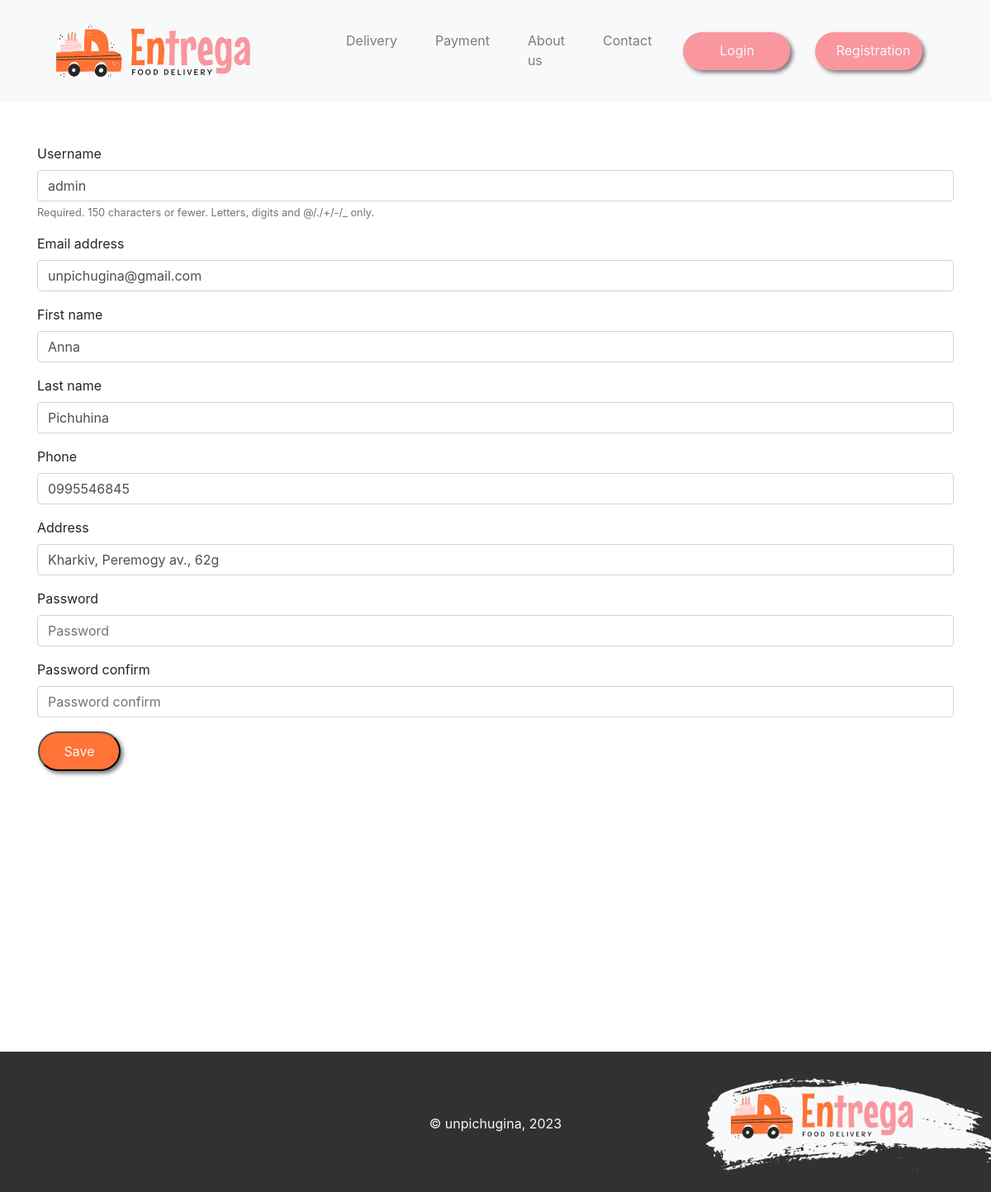
The app's page /profile/1/edit/, older data.
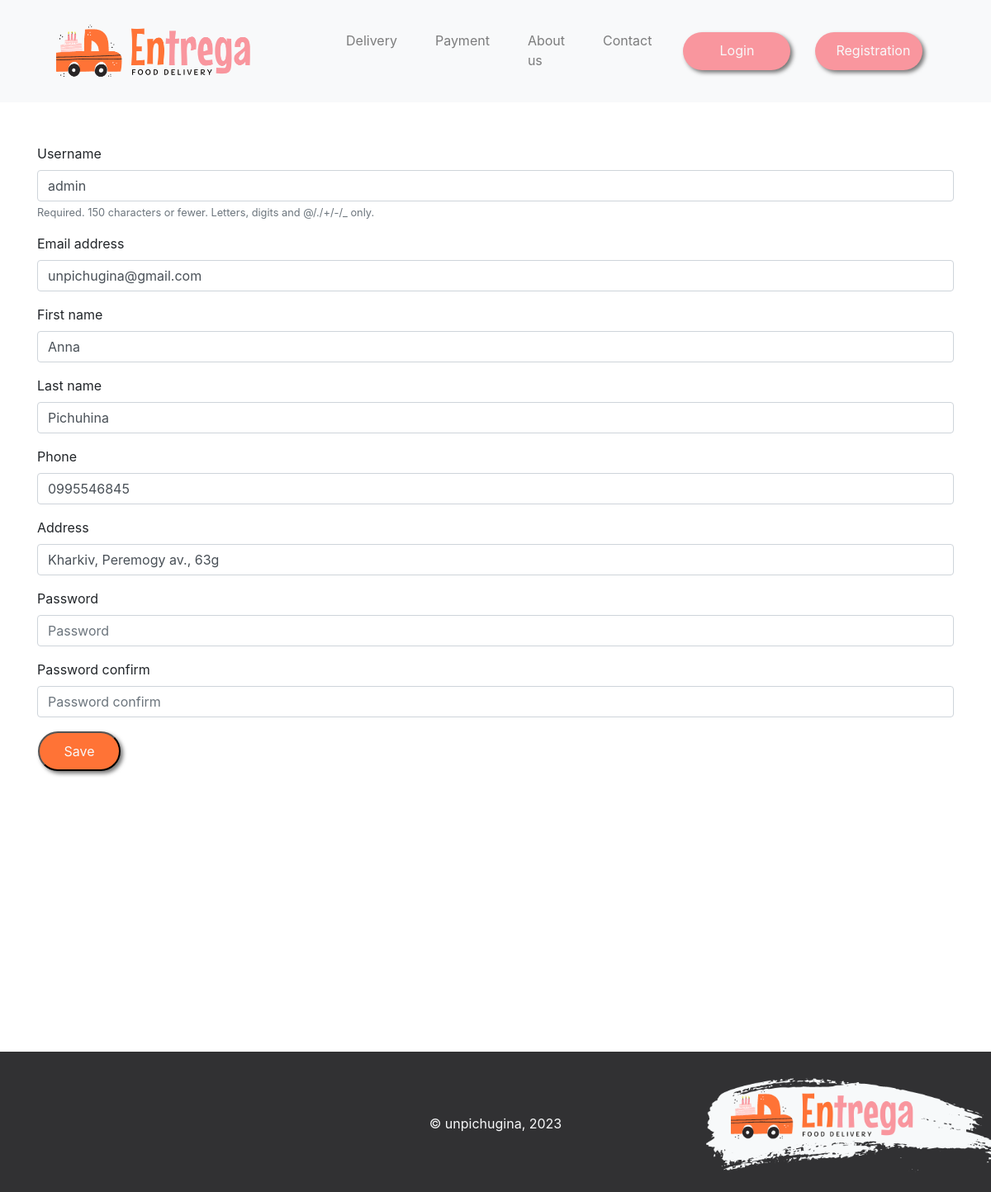
The same page, newer data.
### core/models.py (models this page shows)
class AppUser(AbstractUser):
    phone = models.CharField(max_length=10)
    address = models.CharField(max_length=255)
    bonus = models.FloatField(default=0)

### core/views.py (the view)
# urls.py: path("<int:user_id>/edit/", views.EditAppUserView.as_view(), name='edit'),
class EditAppUserView(UpdateView):
    template_name = 'registration.html'
    model = get_user_model()
    form_class = RegistrationForm
    success_url = reverse_lazy('home')
    pk_url_kwarg = 'user_id'

### core/forms.py (shortened to what this page needs)
class RegistrationForm(forms.ModelForm):
    password = forms.CharField(widget=forms.PasswordInput)
    password_confirm = forms.CharField(widget=forms.PasswordInput)
    class Meta:
        model = get_user_model()
        fields = ('username', 'email', 'first_name', 'last_name', 'phone', 'address')

### core/templates/registration.html
{% extends 'base.html' %}
{% load bootstrap4 %}
{% load static %}
{% block css %}
    <link rel="stylesheet" href="{% static 'css/custom.css' %}">
{% endblock css %}
{% block content %}
    <div class="container" style="margin-top: 50px">
        <form action="." method="post" enctype="multipart/form-data">{% csrf_token %}
            <table>
                {% bootstrap_form form %}
                <tr>
                    <td>
                        <button type="submit" class="action-btn">Save</button>
                    </td>
                </tr>
            </table>
        </form>
    </div>
{% endblock content %}

Row changes from the older to the newer data that the page shows:
changed AppUser "admin": address "Kharkiv, Peremogy av., 62g" → "Kharkiv, Peremogy av., 63g"
